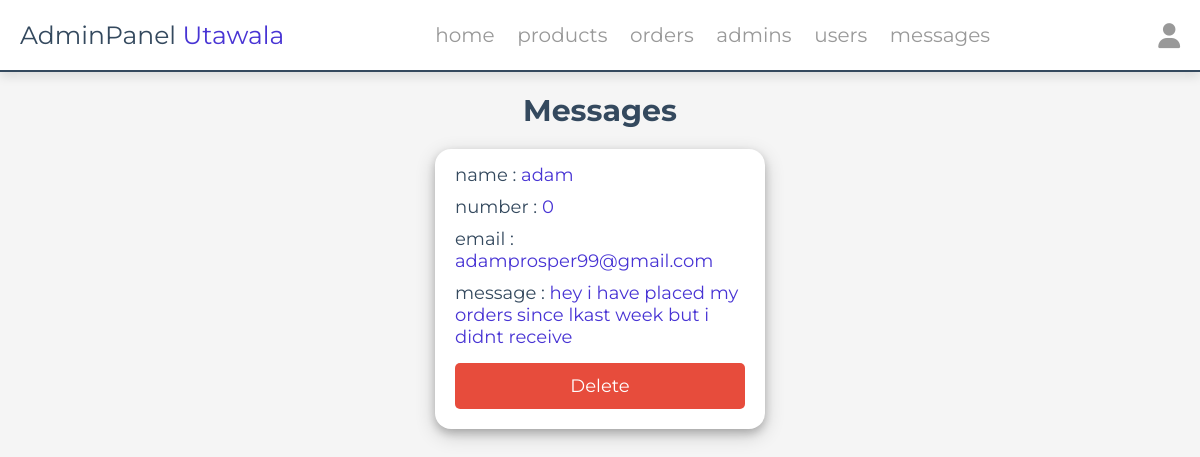
/admin/messages.php (signed in), run on the app's committed database.
### tables this page shows
CREATE TABLE IF NOT EXISTS `messages` (
  `id` int NOT NULL AUTO_INCREMENT,
  `user_id` int NOT NULL,
  `name` varchar(100) NOT NULL,
  `email` varchar(100) NOT NULL,
  `number` varchar(12) NOT NULL,
  `message` varchar(500) NOT NULL,
  PRIMARY KEY (`id`)
);

### admin/messages.php (the view, shortened to what this page needs)
<?php
include '../components/connect.php';
?>
<!DOCTYPE html>
<html lang="en">
<head>
   <link rel="stylesheet" href="https://cdnjs.cloudflare.com/ajax/libs/font-awesome/6.1.1/css/all.min.css">
   <link rel="stylesheet" href="../css/admin_style.css">
</head>
<body>
<?php include '../components/admin_header.php' ?>
<section class="messages">
   <h1 class="heading">messages</h1>
   <div class="box-container">
   <?php
      $select_messages = $conn->prepare("SELECT * FROM `messages`");
      $select_messages->execute();
      if($select_messages->rowCount() > 0){
         while($fetch_messages = $select_messages->fetch(PDO::FETCH_ASSOC)){
   ?>
   <div class="box" style="border-radius: 16px;box-shadow: 0 4px 8px 0 rgba(0, 0, 0, 0.2), 0 6px 20px 0 rgba(0, 0, 0, 0.19) ; border:none;">
      <p> name : <span><?= $fetch_messages['name']; ?></span> </p>
      <p> number : <span><?= $fetch_messages['number']; ?></span> </p>
      <p> email : <span><?= $fetch_messages['email']; ?></span> </p>
      <p> message : <span><?= $fetch_messages['message']; ?></span> </p>
      <a href="messages.php?delete=<?= $fetch_messages['id']; ?>" class="delete-btn" onclick="return confirm('delete this message?');" >delete</a>
   </div>
   <?php
         }
      }else{
         echo '<p class="empty">you have no messages</p>';
      }
   ?>
   </div>
</section>
</body>
</html>

### css/admin_style.css (style rules this page uses)
:root { --main-color:#4834d4; --minor-color:rgb(224, 128, 2); --red:#e74c3c; --orange:#f39c12; --black:#34495e; --white:#fff; --light-bg:#f5f5f5; --light-color:#999; --border:.2rem solid var(--black); --box-shadow:0 .5rem 1rem rgba(0,0,0,.1); }
* { font-family: 'Montserrat', sans-serif; margin:0; padding:0; box-sizing: border-box; text-decoration: none; outline: none; border:none; }
html { font-size: 62.5%; overflow-x: hidden; }
body { background-color: var(--light-bg); }
section { max-width: 1200px; margin:0 auto; padding:2rem; }
.btn, .delete-btn, .option-btn { display: block; margin-top: 1rem; border-radius: .5rem; cursor: pointer; width: 100%; font-size: 1.8rem; color:var(--white); padding:1.2rem 3rem; text-transform: capitalize; text-align: center; }
.delete-btn { background-color: var(--red); }
.heading { text-align: center; margin-bottom: 2rem; text-transform: capitalize; color:var(--black); font-size: 3rem; }
.messages .box-container { display: grid; grid-template-columns: repeat(auto-fit, 33rem); gap:1.5rem; justify-content: center; align-items: flex-start; }
.messages .box-container .box { background-color: var(--white); border-radius: .5rem; box-shadow: var(--box-shadow); border:var(--border); padding:2rem; padding-top: 1rem; }
.messages .box-container .box p { padding: .5rem 0; font-size: 1.8rem; color:var(--black); }
.messages .box-container .box p span { color:var(--main-color); }

### data on the page
messages: name "adam", number "0", email "adamprosper99@gmail.com", message "hey i have placed my orders since lkast week but i didnt receive"
